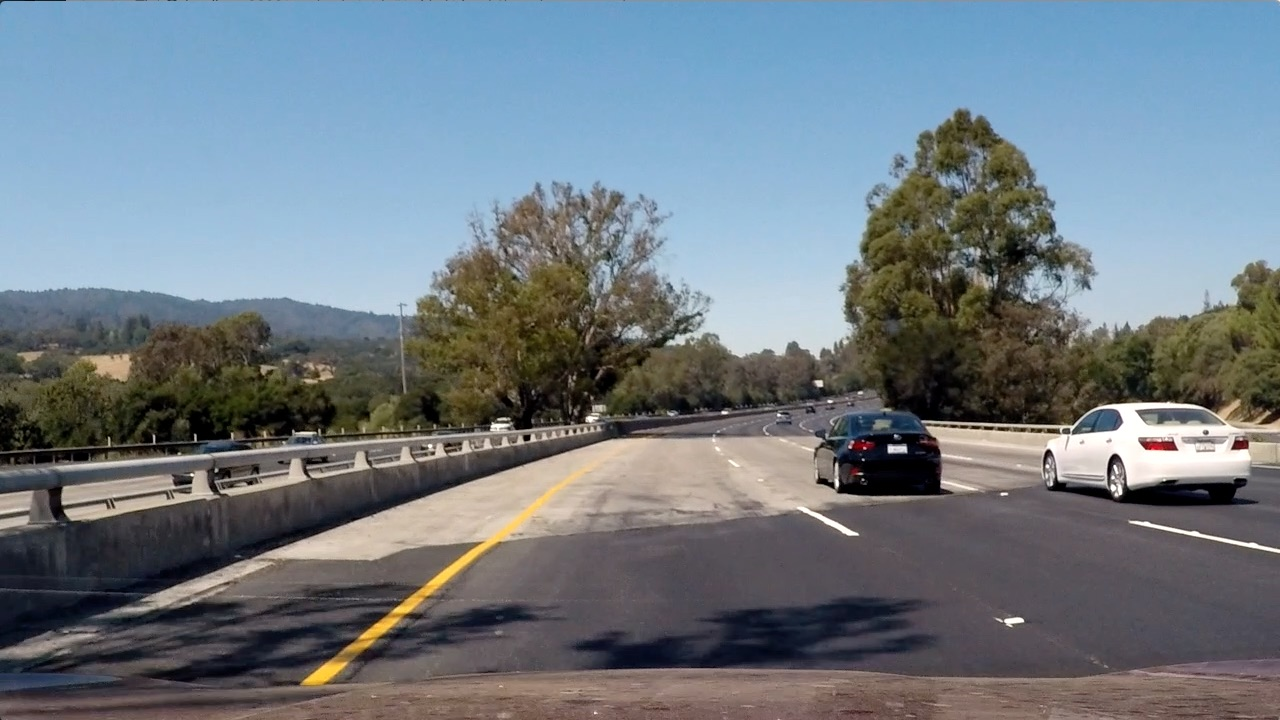
#> input picture test4.jpg, 1280 x 720 px
$ jupyter execute --allow-errors 'Advanced Lane Detection.ipynb'   (shell and % lines are left out)   (older library calls are emulated)
#> lines starting #> are read from the running program, lines starting #| are printed output that depends on the picture
[cell 1]
import numpy as np
import cv2
import matplotlib.pyplot as plt

[cell 2]
#1. Camera Calibration
# [28 lines left out: function calibrateMyCamera, not called in this run]

[cell 3]
#2. Image undistortion
def undistortMyImage(img,mtx,dist):
    return cv2.undistort(img,mtx,dist,None,mtx)

[cell 4]
#3. Color Transform and gradient to make a threshold binary image
def abs_sobel_thresh(gray_img,orient='x',sobel_kernel=3,thresh=(0,255)):
    if orient=='x':
        sobel=cv2.Sobel(gray_img,cv2.CV_64F,1,0,ksize=sobel_kernel)
    elif orient=='y':
        sobel=cv2.Sobel(gray_img,cv2.CV_64F,0,1,ksize=sobel_kernel)
    else:
        print("ERROR")
        return
    sobel=abs(sobel)
    scale_factor=np.max(sobel)/255
    scaled_sobel=np.uint8(sobel/scale_factor)
    binary_img=np.zeros_like(scaled_sobel)
    binary_img[(scaled_sobel>thresh[0])&(scaled_sobel<thresh[1])]=1
    return binary_img

# [20 lines left out: functions hls_select, getBinaryImage, not called in this run]

[cell 5]
#Gray, s_channel ans binary test
img=cv2.imread('test4.jpg')
#> img is the input picture: shape (720, 1280, 3); mean B, G, R 130.9, 122.7, 112.2
gray_img=cv2.cvtColor(img,cv2.COLOR_BGR2GRAY)
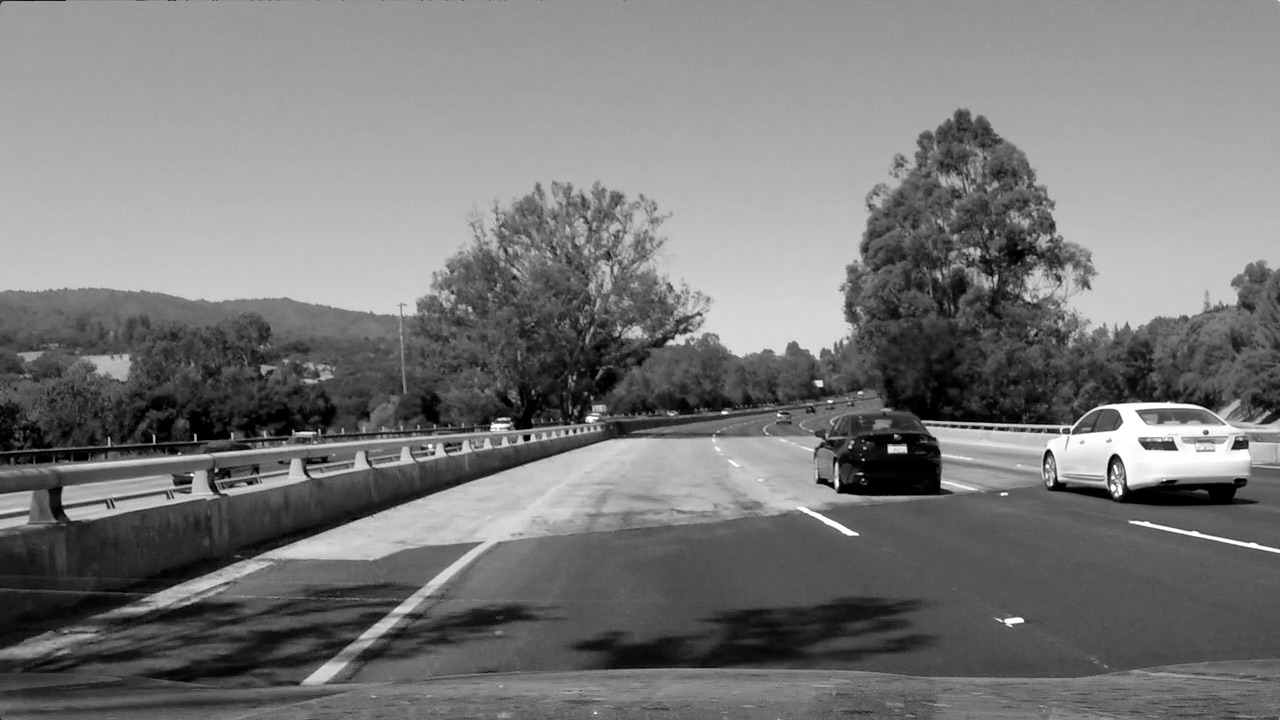
#> gray_img: shape (720, 1280); min 0, max 255, mean 120.5
sobel_x=abs_sobel_thresh(gray_img,orient='x',sobel_kernel=3,thresh=(50,100))
#> in abs_sobel_thresh, `sobel=cv2.Sobel(gray_img,cv2.CV_64F,1,0,ksize=sobel_kernel)`:
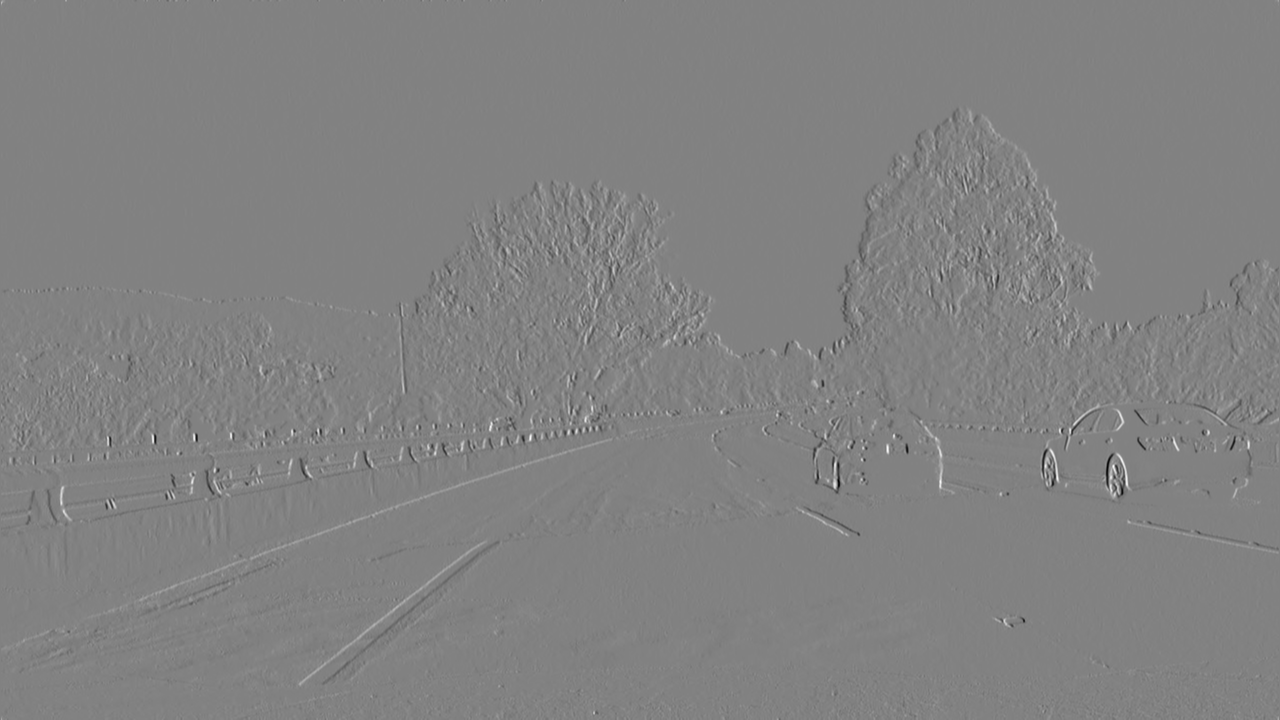
#> sobel: shape (720, 1280) float64; min -870, max 837, mean 0.1; drawn with min black and max white
#> in abs_sobel_thresh, `sobel=abs(sobel)`:
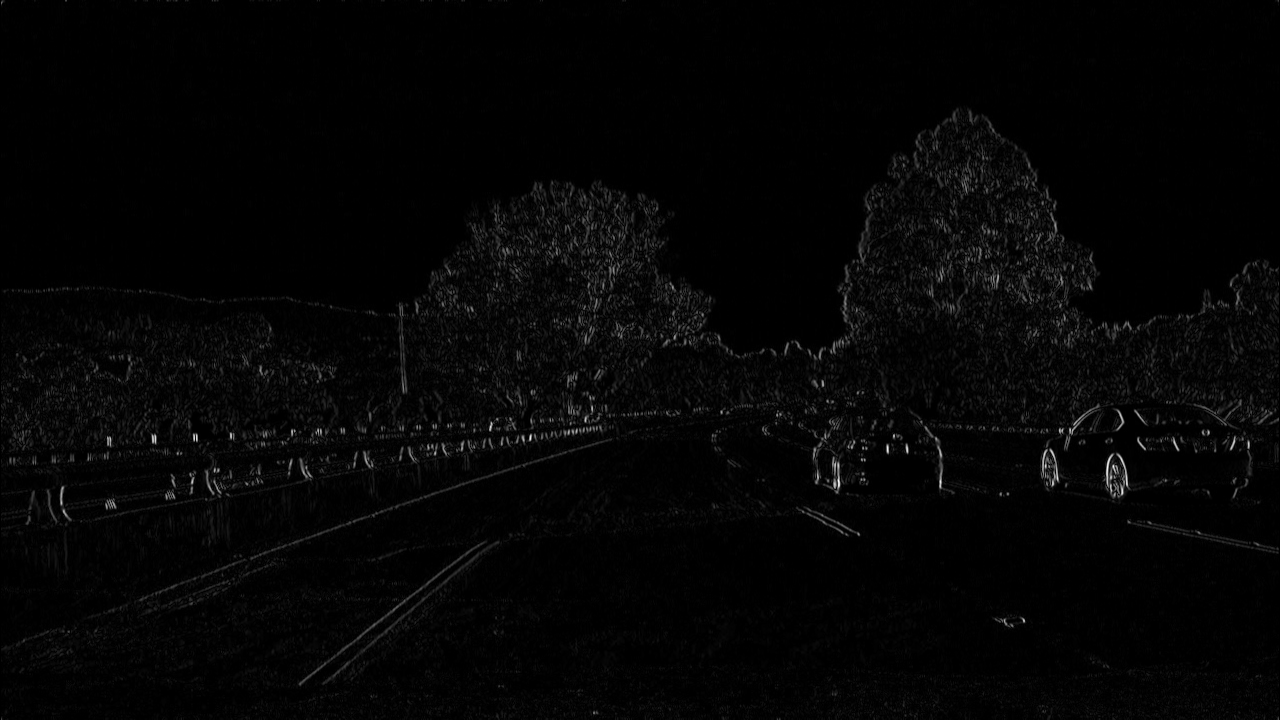
#> sobel: shape (720, 1280) float64; min 0, max 870, mean 18.1; drawn with min black and max white
#> in abs_sobel_thresh, `scale_factor=np.max(sobel)/255`: scale_factor = 3.41
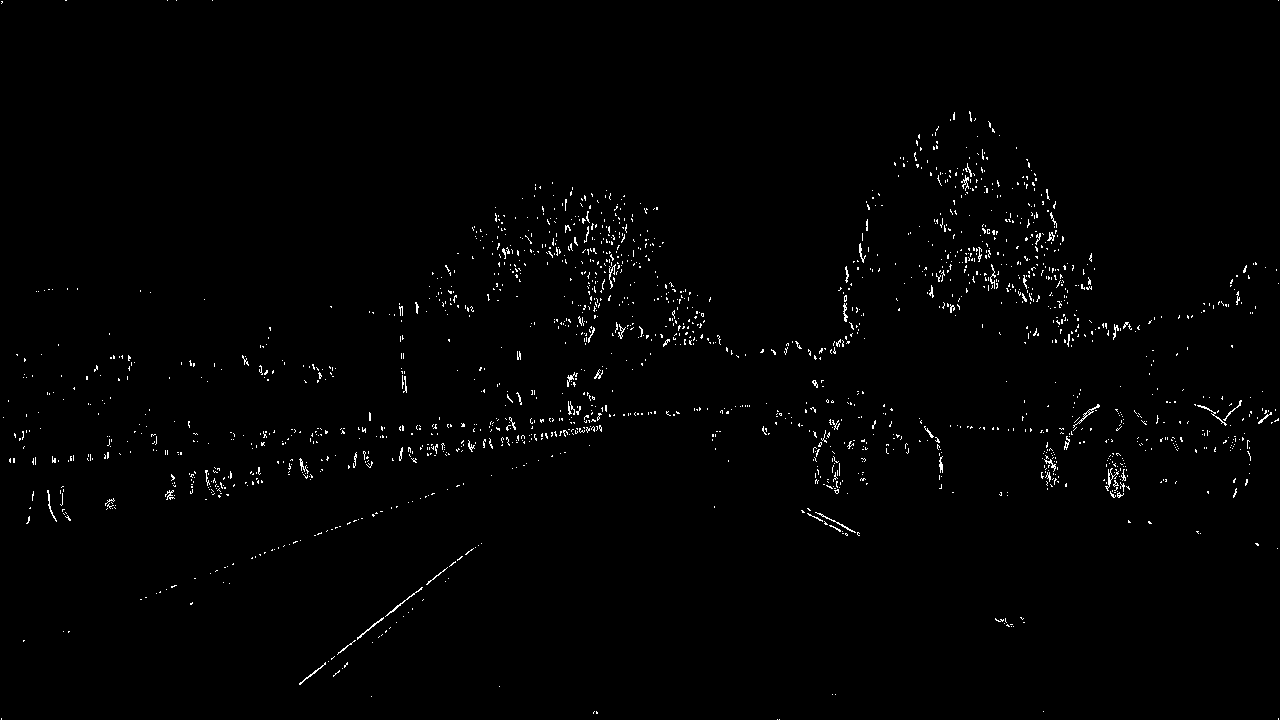
#> sobel_x: shape (720, 1280); values 0 (black) and 1 (white), 1% white in thin lines or dots
#> (the rest of this cell did not finish here and is left out)
